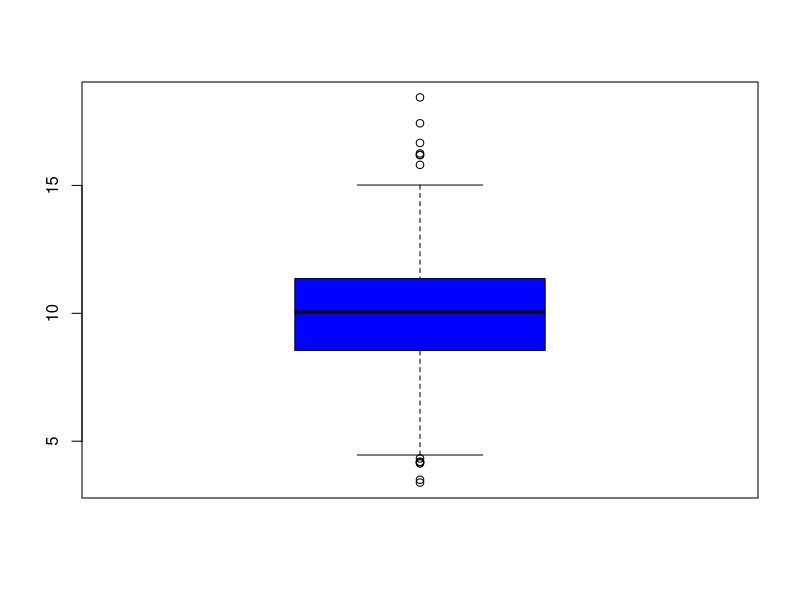
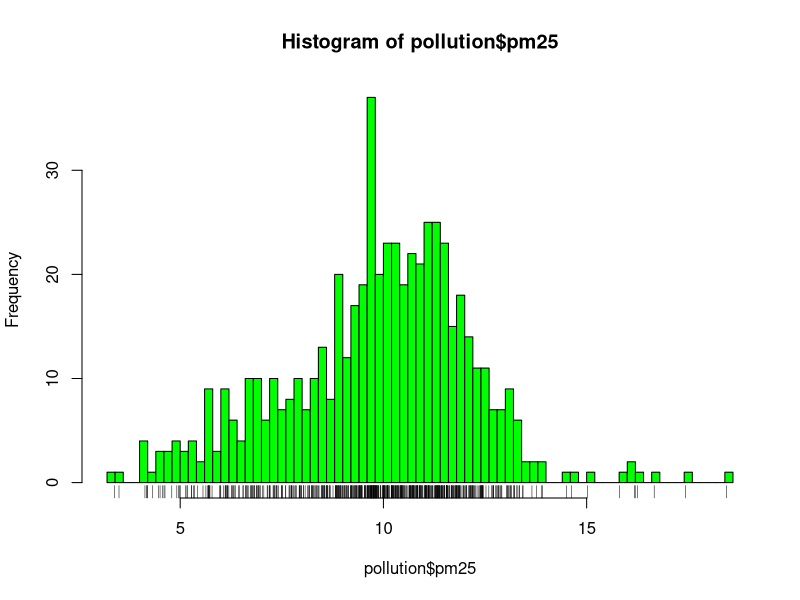
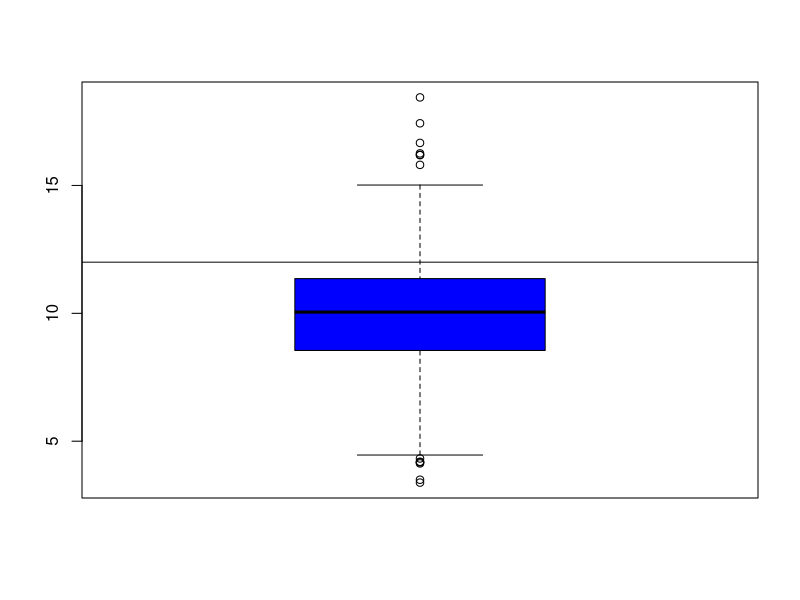
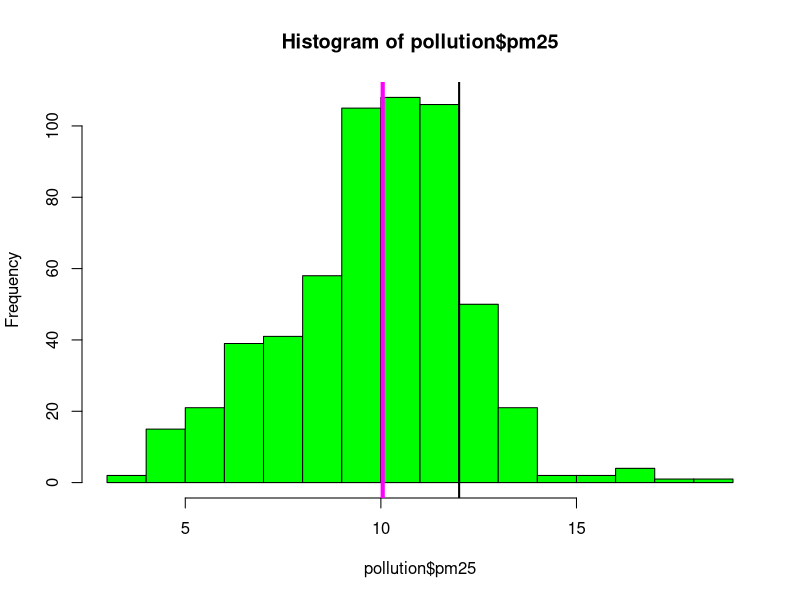
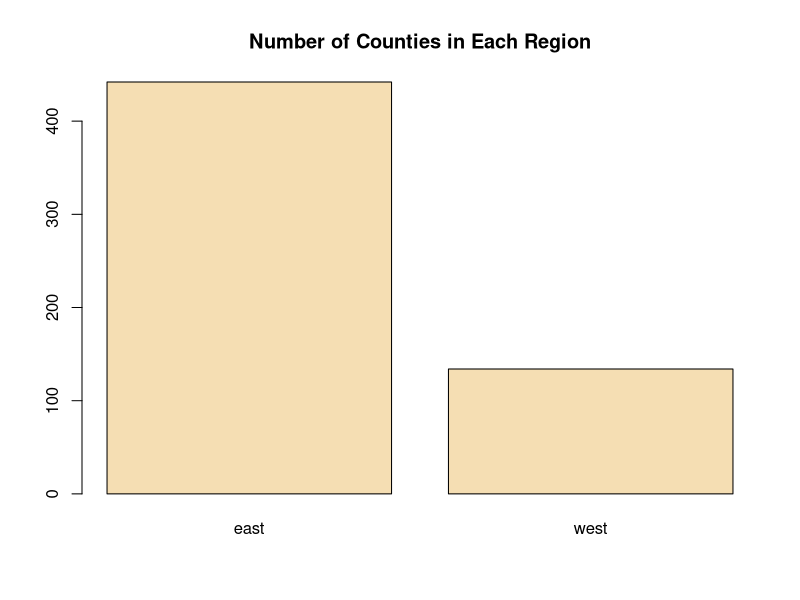
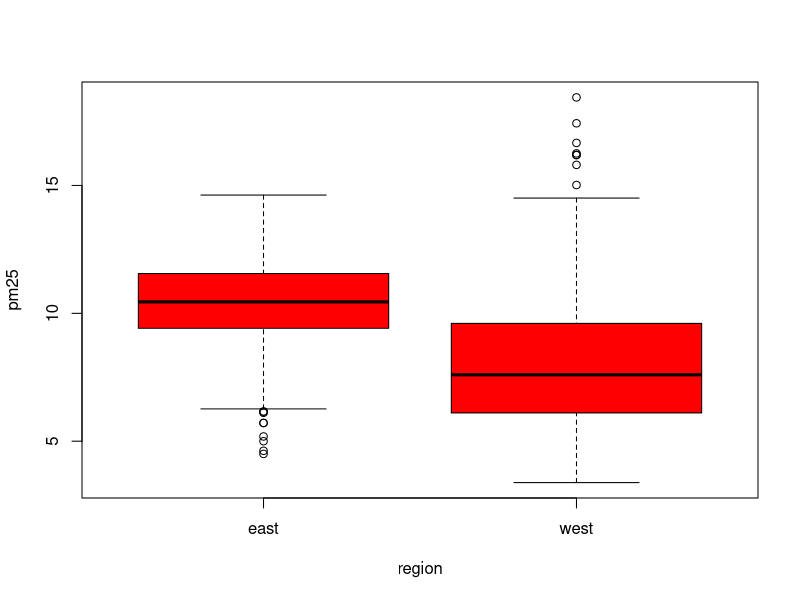
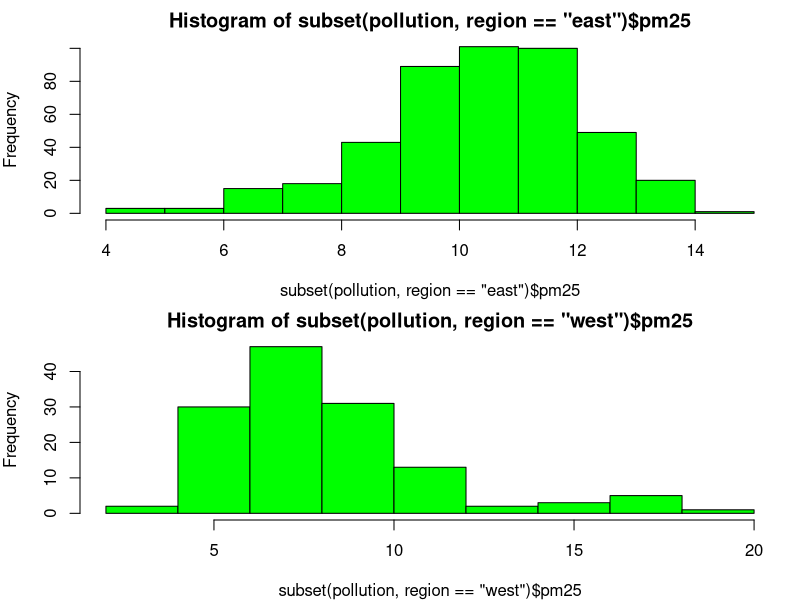
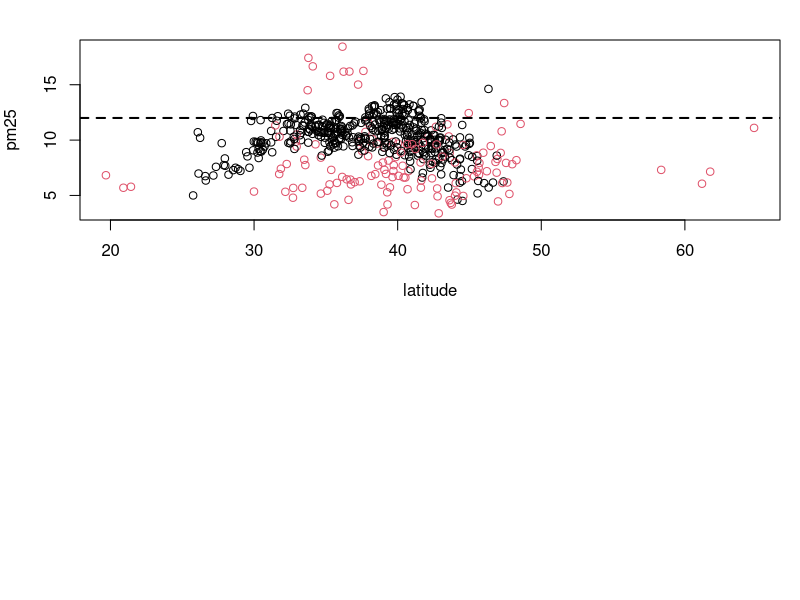

The R script that drew these images, in order: (Note: this script raises an error after producing the figures.)
## Lessson 1: Graphs ##

#Principles of Analytic Graphics
# See book "Beautiful Evidence" by Edward Tuffey
# 1. Show comparisons: evidence is always relative -> compared to what? 
# 2. Show casuality to make an explanation -> how do you believe the system is operating? 
# 3. Show multivariate data -> show as much data on one plot as you can.
# 4. Integrate the evidence you have -> use as many differnt modes of evidence as you can. 
# 5. Describe and document the evidence you present
# 6. Content is king -> how will I present this story?

# Exploratory Graphs
# Graphs that are for personal understanding. Made quickly, to get understanding of dataset. 

#1-D summaries
pollution <- read.csv("data/avgpm25.csv", colClasses = c("numeric","character","factor","numeric","numeric"))
head(pollution)
#Do any counties exceed the standard of 12 mu g/m^3 ? #note: fips is county locator
summary(pollution$pm25) #five number summary + mean
boxplot(pollution$pm25, col = "blue")

hist(pollution$pm25, col = "green", breaks = 100)
rug(pollution$pm25) #shows all the data points underneath

boxplot(pollution$pm25, col = "blue")
abline(h=12) #gives horizontal line

hist(pollution$pm25, col = "green")
abline(v =12, lwd=2) #upper threshold line
abline(v = median(pollution$pm25),col = 'magenta',lwd = 4) #median of the data

#summarize a categorical variable
barplot(table(pollution$region), col = "wheat", main = "Number of Counties in Each Region")

#2-D (+) summaries
boxplot(pm25~region, data = pollution, col = "red") #2 box plots over east and west


par(mfrow = c(2,1), mar = c(4,4,2,1)) #multiple histograms
hist(subset(pollution, region == "east")$pm25, col = "green")
hist(subset(pollution, region == "west")$pm25, col = "green")

#scatter plot
with(pollution, plot(latitude, pm25, col = region)) #col works as hue in python (second plot)
abline(h=12, lwd = 2, lty =2)

par(mfrow = c(1,2), mar = c(5,4,2,1)) #multiple plots
with(subset(pollution, region == "west"),plot(latitude, pm25, main = "West"))
with(subset(pollution, region == "east"),plot(latitude, pm25, main = "East"))


#### LESSON 2: Plotting ####
##Plotting systems in R
# Base Plotting System
library(datasets)
data(cars)
with(cars,plot(speed,dist))

#Lattice System
library(lattice)
state <- data.frame(state.x77,region = state.region)
xyplot(Life.Exp~Income | region, data = state, layout = c(4,1))

##ggplot2
library(ggplot2)
data(mpg)
qplot(displ, hwy, data = mpg)

##Base Plotting System
?par #documentation for graphical parameters
library(datasets)
hist(airquality$Ozone)

with(airquality, plot(Wind, Ozone)) #scatterplot

airquality <- transform(airquality, Month = factor(Month))
boxplot(Ozone~Month, airquality, xlab = "Month", ylab = "Ozone (ppb)")

# pch = plotting symbol (number or character)
# lty = line type
# lwd = line width
# col = plotting color (number, string, hex code, colors() function gives vector of colors by name)
# xlab = x-axis label
# Global parameters by par():
# las = orientation of axis labels
# bg = background color
# mar = margin size (bottom, left, top, right)
# oma = outer margin size (default is 0 for all sides)
# mfrow = number of plots per row, column (plots filled row-wise)
# mfcol = number of plots per row, column (plots filled col-wise)
# ylab = y-axis label

#plot = scatterplot
#lines = adds lines to plot
#points = add points to plot
#text = add text labels to plot
#title = add anotations to axis labels, titles, etc
#mtext  = add aribitrary text to margins of plot
#axis = adding axis ticks/labels

with(airquality, plot(Wind, Ozone))
title(main = "Ozone and Wind in New York City")

with(airquality, plot(Wind, Ozone, main = "Ozone and Wind in New York City"))
with(subset(airquality, Month == 5), points(Wind, Ozone, col = "blue")) #highlight data in month of May

with(airquality, plot(Wind, Ozone, main = "Ozone and Wind in New York City", type = "n")) #don't plot yet
with(subset(airquality, Month == 5), points(Wind, Ozone, col = "blue")) #highlight data in month of May
with(subset(airquality, Month != 5), points(Wind, Ozone, col = "red"))
legend("topright", pch = 1, col = c("blue", "red"), legend = c("May","Other Months"))

with(airquality, plot(Wind, Ozone, main = "Ozone and Wind in New York City", pch=20))
model <- lm(Ozone~Wind, airquality)
abline(model,lwd=2)

par(mfrow=c(1,2))
with(airquality, {
    plot(Wind, Ozone, main = "Ozone and Wind")
    plot(Solar.R, Ozone, main = "Ozone and Solar Radiation")
})

par(mfrow=c(1,3), mar = c(4,4,2,1), oma=c(0,0,2,0)) #make outer margin at top bigger so can include overall title
with(airquality, {
    plot(Wind, Ozone, main = "Ozone and Wind")
    plot(Solar.R, Ozone, main = "Ozone and Solar Radiation")
    plot(Temp, Ozone, main = "Ozone and Temperature")
    mtext("Ozone and Weather in New York City", outer = TRUE) #overall title in the margin
})

###Base Plotting Demonstration
x <- rnorm(100)
hist(x)
par(mfrow=c(1,1)) #to clear previous plotting parameters
y <-rnorm(100)
plot(x,y)
z <- rnorm(100)
plot(x,z)
plot(x,y)
par(mar = c(2,2,2,2)) #change margins
plot(x,y)
par(mar = c(4,4,2,2))
plot(x,y)
plot(x,y,pch=20)#filled in dot
plot(x,y,pch=19)
plot(x,y,pch=2) #triangles
example(points) #goes through demo (third screen gives visuals of symbols)

x<- rnorm(100)
y <- rnorm(100)
plot(x,y, pch=20)
title("Scatterplot")
text(-2,-2, "label")
legend("topleft",legend = "Data", pch = 20)
fit <- lm(y~x)
abline(fit)
abline(fit,lwd=3) #plots new line on top
abline(fit, lwd=3, col ="blue")
plot(x,y, xlab = "Weight" , ylab = "Height", main = "Scatterplot", pch = 20)
legend("topright", legend = "Data", pch = 20)
fit <- lm(y~x)
abline(fit, lwd=3, col = "red")

z <- rpois(100,2)
par(mfrow=c(2,1))
plot(x,y, pch = 20)
plot(x,z, pch = 19)
par(mar = c(2,2,1,1))
plot(x,y, pch = 20)
plot(x,z, pch = 19)
par(mfrow = c(1,2))
plot(x,y, pch = 20)
plot(x,z, pch = 19)
par(mar = c(4,4,2,2))
par(mfrow=c(2,2))
plot(x,y)
plot(x,z)
plot(z,x)
plot(y,x)
part(mfcol=c(2,2))
plot(x,y)
plot(x,z)
plot(z,x)
plot(y,x)

par(mfrow = c(1,1))
x <- rnorm(100)
y <- x+ rnorm(100)
g <- gl(2,50)
g <- gl(2,50, labels = c("Male", "Female"))
str(g)
plot(x,y)
plot(x,y, type = "n") #everything missing but data
points(x[g == "Male"], y[g=="Male"], col = "green")
points(x[g=="Female"], y[g=="Female"], col = "blue", pch = 19)
#Use dev.off() or plot.new() to reset to the defaults.


### Graphics Devices in R
?Devices
library(datasets)
with(faithful, plot(eruptions, waiting)) #plot appears on screen device
title(main = "Old Faithful Geyser data")

pdf(file = "myplot.pdf") #open pdf device; created in working directory
with(faithful, plot(eruptions, waiting)) #plot will not appear on screen
title(main = "Old Faithful Geyser data")
dev.off() #close the PDF file device

dev.cur() #currently active graphics device
#dev.set(<integer>) #switch to a different graphics device

with(faithful, plot(eruptions, waiting)) #plot will not appear on screen
title(main = "Old Faithful Geyser data")
dev.copy(png,file = "geyserplot.png") #copy my plot to a PNG file
dev.off() #close the PNG device!
